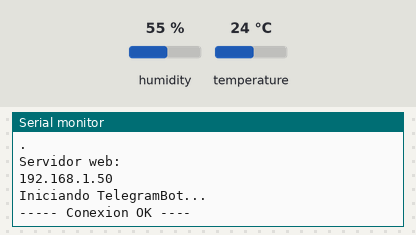
Simulated run of this sketch. Board: ESP8266 (NodeMCU). On the bench: the last lines printed to the serial monitor. The inputs (shaded band) are chosen by the test bench; at power-on: humidity 55 %, temperature 24 °C. WiFi joins after 1.5 s; servers stay silent unless stated.

Above: at 3.2 s.
3.3 s: humidity set to 59 %
At 11.2 s:
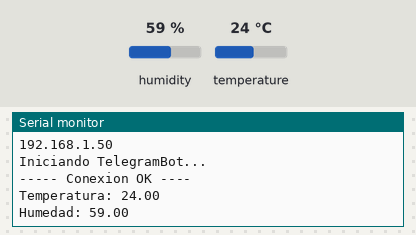
11.5 s: humidity set to 62 %
At 20.4 s:
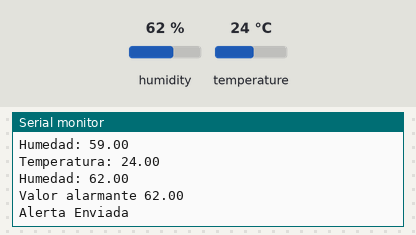

Measured:
- the behaviour switches between 60 and 61 % on humidity (found by bisection; images 1 and 2)
- after the input at 3.3 s, the serial monitor: prints a new line after 6.7 s (image 1)
- after the input at 11.5 s, the serial monitor: prints a new line after 8.5 s (image 2)

The sketch:

Equipo01_Codigo_SmartEmail.ino
```cpp
/*
           UNIVERSIDAD TECNICA DEL NORTE
      FACULTAD DE INGENIERIA EN CIENCIAS APLICADAS
           CARRERA DE TELECOMUNICACIONES

  INTEGRANTES:
  - Donoso Fabricio
  - Farinango Wilmer
  - Muñoz Pablo
  - Quelal Rony
  - Tobar Anahi
  - Yepez Jhon

*/

// Importacion de librerias
#include <Arduino.h>
#include <ESP8266WiFi.h>
#include <Hash.h>
#include <ESPAsyncTCP.h>
#include <ESPAsyncWebServer.h>
#include <Adafruit_Sensor.h>
#include <DHT.h>
#include <DHT_U.h>
#include "CTBot.h"

// Declaración de constantes y variables
const char* ssid = "BROKEN"; // Nombre de la red Wi-Fi a la que se conectará el ESP8266
const char* password = "@broken@"; // Contraseña de la red Wi-Fi

DHT dht(4, DHT11); // Instancia del sensor DHT11 conectado al pin 4

CTBot myBot; // Objeto para manejar el bot de Telegram
TBMessage msg; // Objeto para almacenar los mensajes de Telegram

String token = "6390106186:AAG_prho45RKEGzbS-HdDKW9DQEeBYApICw";
long id = 5307090358;

unsigned long CurrentTime = 0;
unsigned long SensorTime = 0;
unsigned long TelegramTime = 0;

# define SensorRefresh 1000 // Intervalo de tiempo para refrescar la lectura del sensor (en milisegundos)
# define TelegramRefresh 1000 // Intervalo de tiempo para enviar mensajes a Telegram (en milisegundos)
# define Change 1

bool llave = false;

#define DHTTYPE    DHT22 // Tipo de sensor DHT a utilizar (DHT22 en este caso)

float h, t; // Variables para almacenar la humedad y la temperatura

AsyncWebServer server(80); // Crear un servidor web en el puerto 80

unsigned long previousMillis = 0; // Almacenar el tiempo anterior en milisegundos

const long interval = 10000; // Intervalo de tiempo para actualizar las lecturas del sensor (10 segundos)

// Pagina web
const char index_html[] PROGMEM = R"rawliteral(
<!DOCTYPE HTML><html>
<head>
  <meta name="viewport" content="width=device-width, initial-scale=1">
  <link rel="stylesheet" href="https://use.fontawesome.com/releases/v5.7.2/css/all.css" integrity="sha384-fnmOCqbTlWIlj8LyTjo7mOUStjsKC4pOpQbqyi7RrhN7udi9RwhKkMHpvLbHG9Sr" crossorigin="anonymous">
  <style>
    html {
     font-family: Montserrat;
     display: inline-block;
     margin: 0px auto;
     text-align: center;
    }
    h2 { font-size: 3.0rem; }
    p { font-size: 3.0rem; }
    .units { font-size: 1.2rem; }
    .dht-labels{
      font-size: 1.5rem;
      vertical-align:middle;
      padding-bottom: 15px;
    }
  </style>
</head>
<body>
  <h2>ESP8266 DHT Server - Equipo 1</h2>
  <p>
    <i class="fas fa-thermometer-half" style="color:#059e8a;"></i>
    <span class="dht-labels">Temperatura: </span>
    <span id="temperature">%TEMPERATURE%</span>
    <sup class="units">&deg;C</sup>
  </p>
  <p>
    <i class="fas fa-tint" style="color:#00add6;"></i>
    <span class="dht-labels">Humedad: </span>
    <span id="humidity">%HUMIDITY%</span>
    <sup class="units">%</sup>
  </p>
    <img src="https://wstemproject.eu/files/2019/06/logo-UTN-2017-300x300.png" alt="Logo UTN">
</body>
<script>
setInterval(function ( ) {
  var xhttp = new XMLHttpRequest();
  xhttp.onreadystatechange = function() {
    if (this.readyState == 4 && this.status == 200) {
      document.getElementById("temperature").innerHTML = this.responseText;
    }
  };
  xhttp.open("GET", "/temperature", true);
  xhttp.send();
}, 10000 ) ;

setInterval(function ( ) {
  var xhttp = new XMLHttpRequest();
  xhttp.onreadystatechange = function() {
    if (this.readyState == 4 && this.status == 200) {
      document.getElementById("humidity").innerHTML = this.responseText;
    }
  };
  xhttp.open("GET", "/humidity", true);
  xhttp.send();
}, 10000 ) ;
</script>
</html>)rawliteral";

// Replaces placeholder with DHT values
String processor(const String& var) {
  //Serial.println(var);
  if (var == "TEMPERATURE") {
    return String(t);
  }
  else if (var == "HUMIDITY") {
    return String(h);
  }
  return String();
}

void setup() {
  Serial.begin(115200); // Inicializa la comunicación serial a una velocidad de 115200 baudios
  dht.begin(); // Inicializa el sensor DHT

  WiFi.begin(ssid, password); // Conecta el ESP8266 a la red Wi-Fi especificada
  Serial.println("Connecting to WiFi");
  while (WiFi.status() != WL_CONNECTED) {
    delay(1000);
    Serial.println(".");
  }

  Serial.println("Servidor web: ");
  Serial.println(WiFi.localIP());

  // Configuración de rutas del servidor web
  server.on("/", HTTP_GET, [](AsyncWebServerRequest * request) {
    request->send_P(200, "text/html", index_html, processor);
  });
  server.on("/temperature", HTTP_GET, [](AsyncWebServerRequest * request) {
    request->send_P(200, "text/plain", String(t).c_str());
  });
  server.on("/humidity", HTTP_GET, [](AsyncWebServerRequest * request) {
    request->send_P(200, "text/plain", String(h).c_str());
  });

  server.begin(); // Inicia el servidor web

  Serial.println("Iniciando TelegramBot...");

  // Conexión del bot de Telegram a la red Wi-Fi
  myBot.wifiConnect(ssid, password);

  myBot.setTelegramToken(token); // Establece el token del bot de Telegram
  if (myBot.testConnection()) {
    Serial.println("----- Conexion OK ----");
  } else {
    Serial.println("----- Conexion NOK ----");
  }
}

// Calcula y devuelve una medida
float GetMeasure() {
  return h * Change;  // Calcula y devuelve una medida basada en la humedad multiplicada por el valor de Change
}

void sensor() {
  if (CTBotMessageText == myBot.getNewMessage(msg)) {  // Verifica si hay un nuevo mensaje de Telegram
    if (msg.text.equalsIgnoreCase("Status")) {  // Comprueba si el texto del mensaje es "Status" (ignorando mayúsculas y minúsculas)
      myBot.sendMessage(msg.sender.id, "Hola " + msg.sender.firstName
                        + "\nt: " + String(t)
                        + "\nh: " + String(h)
                        + "\nValores normales");  // Envía un mensaje de respuesta con la temperatura, humedad y un mensaje indicando que los valores son normales
      Serial.println("\nh: " + String(h) + "\nMensaje Enviado");
    } else {
      String reply = msg.sender.firstName + (String)" no reconozco lo que enviaste, por favor intenta ingresando Status.";
      myBot.sendMessage(msg.sender.id, reply);  // Envía un mensaje de respuesta indicando que el comando no es reconocido y sugiere ingresar "Status"
      Serial.println("Mensaje no reconocido");
    }
    delay(500);  // Retraso de 500 milisegundos
  }

  if (h > 60) {  // Verifica si la humedad es mayor que 60
    if (llave == false) {  // Verifica si la variable llave es falsa
      llave = true;  // Cambia el valor de llave a verdadero
      myBot.sendMessage(msg.sender.id, "¡Precaución! " + msg.sender.firstName
                        + "\nTemperatura: " + String(t)
                        + "\nHumedad: " + String(h)
                        + "\nValores alarmantes");  // Envía un mensaje de precaución indicando la temperatura, humedad y que los valores son alarmantes
      Serial.println("Valor alarmante " + String(h) + "\nAlerta Enviada");
    }
  }

  if (h <= 60) {  // Verifica si la humedad es menor o igual a 60
    if (llave == true) {  // Verifica si la variable llave es verdadera
      llave = false;  // Cambia el valor de llave a falso
    }
  }
}

void loop() {
  unsigned long currentMillis = millis();  // Obtiene el tiempo actual en milisegundos
  if (currentMillis - previousMillis >= interval) {  // Verifica si ha pasado el intervalo de tiempo establecido

    previousMillis = currentMillis;  // Actualiza el valor de previousMillis al tiempo actual

    float newT = dht.readTemperature();  // Lee la temperatura del sensor DHT

    if (isnan(newT)) {  // Verifica si la lectura de temperatura es inválida
      Serial.println("Failed to read from DHT sensor!");  // Imprime un mensaje de error en el puerto serie
    }
    else {
      t = newT;  // Asigna el nuevo valor de temperatura a la variable t
      Serial.println("Temperatura: " + String(t)); // Imprime la temperatura en el puerto serie
    }
    // Leer la humedad
    float newH = dht.readHumidity();  // Lee la humedad del sensor DHT

    if (isnan(newH)) {  // Verifica si la lectura de humedad es inválida
      Serial.println("Failed to read from DHT sensor!");  // Imprime un mensaje de error en el puerto serie
    }
    else {
      h = newH;  // Asigna el nuevo valor de humedad a la variable h
      Serial.println("Humedad: " + String(h)); // Imprime la humedad en el puerto serie
    }
  }
  CurrentTime = millis();  // Actualiza el valor de CurrentTime con el tiempo actual en milisegundos

  if ((CurrentTime - SensorTime) >= SensorRefresh)  // Verifica si ha pasado el tiempo de actualización del sensor
  {
    h = GetMeasure();  // Actualiza la variable h con una nueva medida calculada
    SensorTime = CurrentTime;  // Actualiza el valor de SensorTime al tiempo actual
  }

  if ((CurrentTime - TelegramTime) >= TelegramRefresh)  // Verifica si ha pasado el tiempo de actualización de Telegram
  {
    sensor();  // Llama a la función sensor() para procesar los mensajes y enviar alertas si es necesario
    TelegramTime = CurrentTime;  // Actualiza el valor de TelegramTime al tiempo actual
  }
}
```
